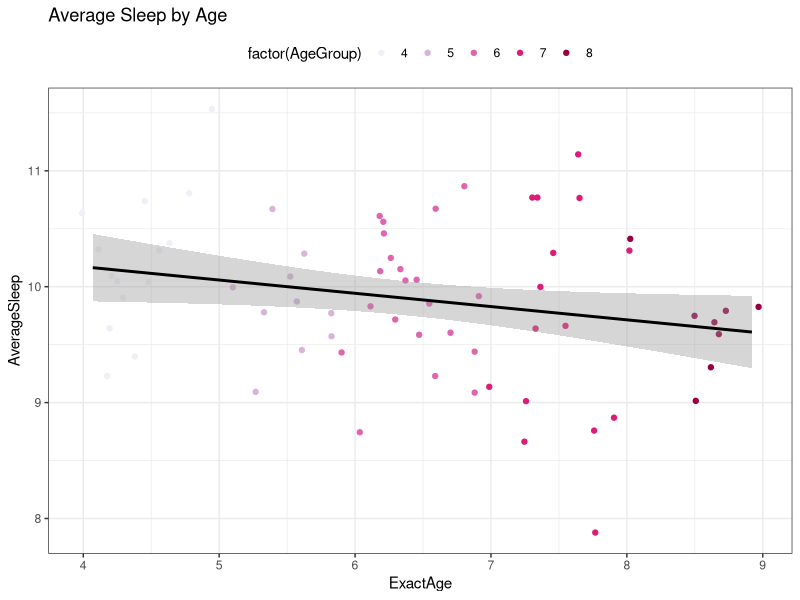
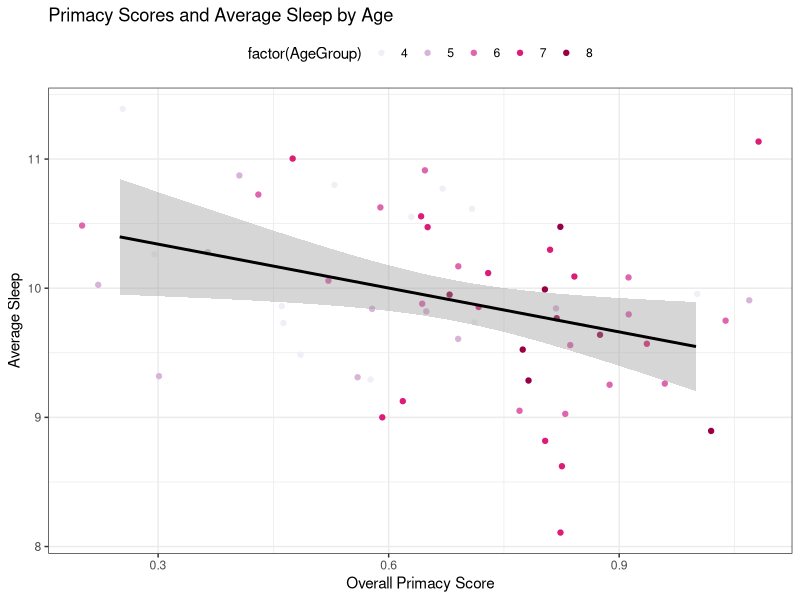
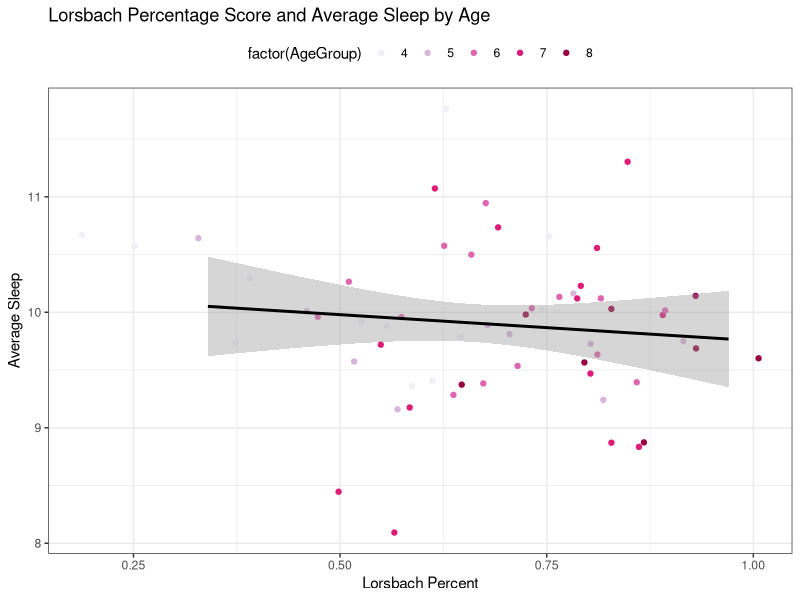
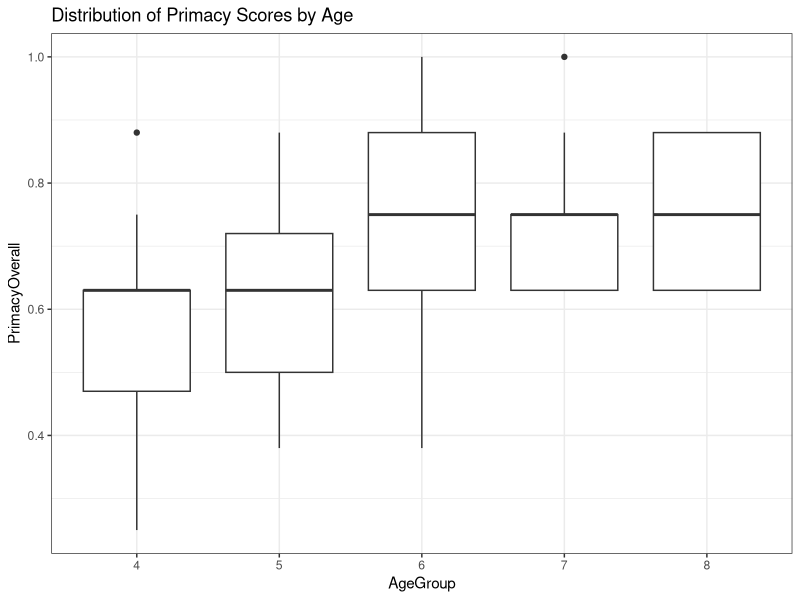
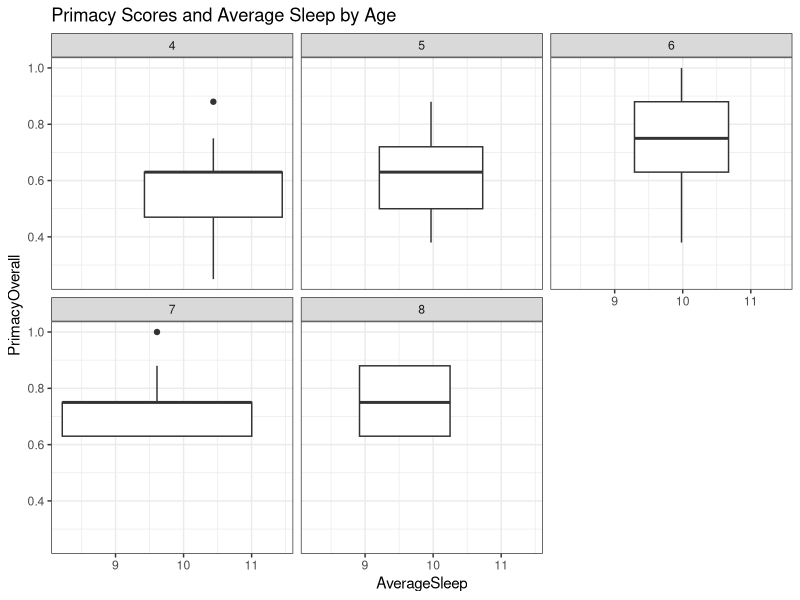
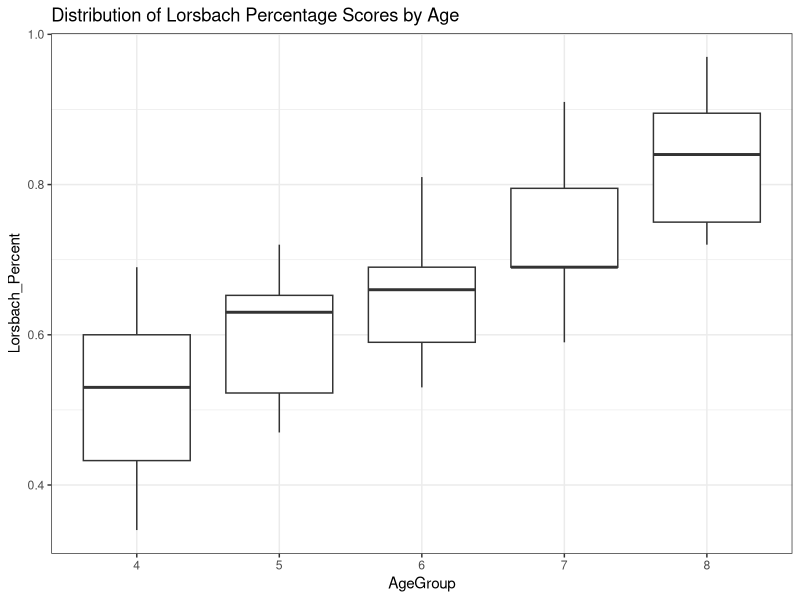
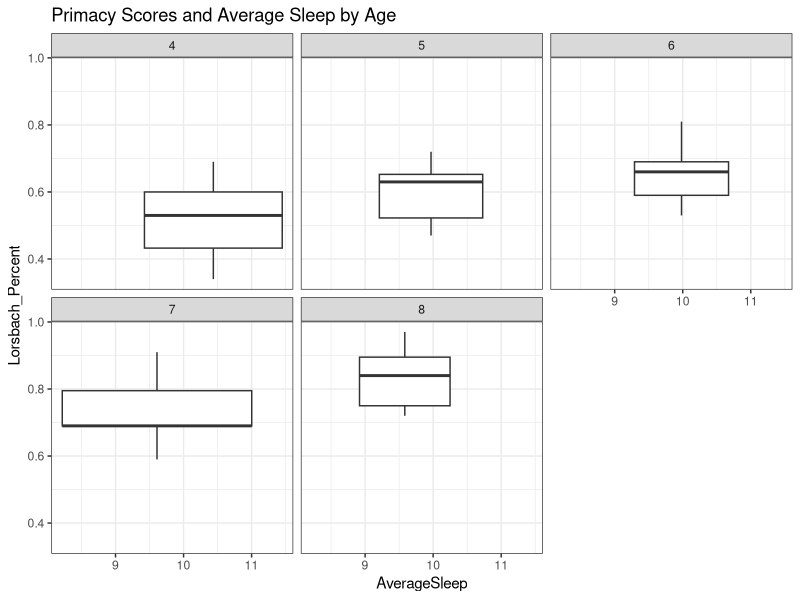

Recreate these plots in R, in order.
## ---- chunk 1
HMNdata <- read.csv("KelseyData.csv", header=T, na.strings = c("NA", "9/9/99", "0:00", "#NULL!"))
## ---- chunk 2
clean.hmn <- function(HMNdata=HMNdata) {
  library(reshape2)
  HMNdata<-data.frame(HMNdata$Subject_ID, HMNdata$ExactAgeCalc, HMNdata$AgeGroup, HMNdata$All_Primacy, HMNdata$Hours_Sleep_LN, HMNdata$Hours_Sleep_1, HMNdata$Hours_Sleep_2, HMNdata$Hours_Sleep_3, HMNdata$Hours_Sleep_4, HMNdata$Hours_Sleep_5, HMNdata$Hours_Sleep_6, HMNdata$Hours_Sleep_7, HMNdata$Hours_Sleep_8, HMNdata$Hours_Sleep_9, HMNdata$Lorsbach_Percent, HMNdata$SM_FactRecallPercent, HMNdata$SM_FactRecogPercent, HMNdata$CMS_Scaled_Imm, HMNdata$CMS_Scaled_Delay, HMNdata$CMS_Scaled_DelRec)
  newnames<-c("Subject_ID", "ExactAge", "AgeGroup", "PrimacyOverall", "SleepDuration_LN", "SleepDuration_N1", "SleepDuration_N2", "SleepDuration_N3","SleepDuration_N4", "SleepDuration_N5", "SleepDuration_N6", "SleepDuration_N7", "SleepDuration_N8", "SleepDuration_N9", "Lorsbach_Percent", "SourceMem_Recall", "SourceMem_Recog", "Story_Imm", "Story_Delay", "Story_Week" )
colnames(HMNdata)<-newnames
 cleaneddata<-(subset( HMNdata[!is.na(HMNdata$SleepDuration_LN),]))
  cleaneddata<-melt(cleaneddata, measure.vars = c("SleepDuration_LN", "SleepDuration_N1", "SleepDuration_N2","SleepDuration_N3", "SleepDuration_N4", "SleepDuration_N5", "SleepDuration_N6","SleepDuration_N7", "SleepDuration_N8", "SleepDuration_N9"), variable.name = "Night", value.name ="SleepPerNight", na.rm=T) 
  newlevels<-c("LastNight", "Night1", "Night2", "Night3", "Night4", "Night5", "Night6", "Night7", "Night8", "Night9")
levels(cleaneddata$Night)<-newlevels
  cleaneddata$AgeGroup <- as.factor(cleaneddata$AgeGroup)
 cleaneddata<- dcast(cleaneddata, Subject_ID +   ExactAge + PrimacyOverall + Lorsbach_Percent + SourceMem_Recall+ SourceMem_Recog + Story_Imm +      Story_Delay +   Story_Week  +AgeGroup  ~ ., value.var = "SleepPerNight", fun.aggregate = mean, na.rm = TRUE)
colnames(cleaneddata)[11]<-"AverageSleep"
cleaneddata$AverageSleep<-as.numeric(cleaneddata$AverageSleep)
   cleaneddata
}
## ---- chunk 3
HMNclean<-clean.hmn(HMNdata)
## ---- chunk 4
sleepdata <- read.csv("sleep.csv", header=T, na.strings = c("NA", "9/9/99", "0:00", "#NULL!"))

sleep.subset<-data.frame(sleepdata$Subject_ID, sleepdata$Subscale_1_Bedtime_Resistance,sleepdata$Subscale_2_Sleep_Onset_Delay, sleepdata$Subscale_3_Sleep_Duration, sleepdata$Subscale_4_Sleep_Anxiety, sleepdata$Subscale_5_Night_Wakings, sleepdata$Subscale_6_Parasomnias, sleepdata$Subscale_7_Sleep_Disordered_Breathing, sleepdata$Subscale_8_Daytime_Sleepiness, sleepdata$Total_Sleep_Disturbance_Score)

newnamessleep<-c("Subject_ID", "Bedtime_Resistance", "Sleep_Onset_Delay", "Sleep_Duration", "Sleep_Anxiety", "Night_Wakings", "Parasomnias", "Sleep_Disordered_Breathing","Daytime_Sleepiness", "Total_Sleep_Disturbance")
colnames(sleep.subset)<-newnamessleep
colnames(sleep.subset)

mydata <- merge(HMNclean, sleep.subset, by=c("Subject_ID"))
## ---- chunk 5
pairwise.t.test(mydata$Lorsbach_Percent, mydata$AgeGroup)
#There are significant differences on Lorsbach scores betweem 4 and 6 year olds (p=.0023), 4 and 5 year olds (p=.0001), 4 and 8 year olds (p=.0001), 5 and 7 year olds (p=.0001), 5 and 8 year olds (p=.0001), 6 and 8 year olds (p=.0003), and 7 and 8 year olds (p=.0378).

pairwise.t.test(mydata$PrimacyOverall, mydata$AgeGroup)
#The only significnant difference in scores on the Primacy Recency task are between age groups is between the scores of 4 year olds and 7 year olds.
sum(mydata$AgeGroup==8) #8
sum(mydata$AgeGroup==7) #15
sum(mydata$AgeGroup==6)#21
sum(mydata$AgeGroup==5)#10
sum(mydata$AgeGroup==4)#14

#unequal n's is an issue due to having incomplete data


sleepquants<-as.numeric(quantile(mydata$Total_Sleep_Disturbance, na.rm=T))
sleepquants #high score is worse here, issue with the data however that there are not enough subjects to draw meaningful conclusions.

fours<-subset(mydata[mydata$AgeGroup==4,])
sixes<-subset(mydata[mydata$AgeGroup==6,])


t.test(fours$PrimacyOverall[fours$Total_Sleep_Disturbance<=39], fours$PrimacyOverall[fours$Total_Sleep_Disturbance>39])
#No significant difference between four year olds above and below the mean level of sleep disturbance scores on Primacy Recency tasks. 
t.test(sixes$PrimacyOverall[sixes$Total_Sleep_Disturbance<=39], sixes$PrimacyOverall[sixes$Total_Sleep_Disturbance>39])

#No significant difference between six year olds above and below the mean level of sleep disturbance scores on Primacy Recency tasks.

t.test(mydata$PrimacyOverall[mydata$Total_Sleep_Disturbance<=39], mydata$PrimacyOverall[mydata$Total_Sleep_Disturbance>39])
#No significant difference between across all ages above and below the mean level of sleep disturbance scores on Primacy Recency tasks. 
###

t.test(sixes$Lorsbach_Percent[fours$Total_Sleep_Disturbance<=39], fours$Lorsbach_Percent[fours$Total_Sleep_Disturbance>39])
#Approaching a significant difference between across four year olds above and below the mean level of sleep disturbance scores on the Lorsbach Task. 
t.test(sixes$Lorsbach_Percent[sixes$Total_Sleep_Disturbance<=39], sixes$Lorsbach_Percent[sixes$Total_Sleep_Disturbance>39])
# No significant difference between across four year olds above and below the mean level of sleep disturbance scores on the Lorsbach Task. 

t.test(mydata$Lorsbach_Percent[mydata$Total_Sleep_Disturbance<=39], mydata$Lorsbach_Percent[mydata$Total_Sleep_Disturbance>39])
#No significant difference between across all ages above and below the mean level of sleep disturbance scores on the Lorsbach Task. 
###

sleepissues<-subset(mydata[mydata$Total_Sleep_Disturbance>=41,])
length(sleepissues$Subject_ID)
 

#issue with the scale and validity of the measure as according to the outlines set by the CHSQ 38 of the 68 subjects included in the analysis would be in the score range for a pediatric sleep disorder
## ---- chunk 6
PrimacyReg <- lm(PrimacyOverall ~ Total_Sleep_Disturbance + AverageSleep + AgeGroup, data=mydata)
summary(PrimacyReg ) # average sleep approaching significance

PrimacySleep <- glm(PrimacyOverall ~ AverageSleep, data=mydata)
summary(PrimacySleep ) # average sleep sig without age groups. 


LorsbachReg <- lm(Lorsbach_Percent ~ Total_Sleep_Disturbance + AverageSleep + AgeGroup, data=mydata)
summary(LorsbachReg) #age but not sleep significant

LorsbachReg <- lm(Lorsbach_Percent ~ Total_Sleep_Disturbance + AverageSleep + AgeGroup, data=mydata)
summary(LorsbachReg)
# 4, 6, 7, 8, age differences significant 

Allsleepreg<-lm(Lorsbach_Percent ~ Bedtime_Resistance + Sleep_Onset_Delay+ Sleep_Anxiety + Night_Wakings + Parasomnias +Sleep_Disordered_Breathing + Daytime_Sleepiness + Sleep_Duration+ Total_Sleep_Disturbance, data=mydata)
summary(Allsleepreg) #nothing significant, not surpised after finding and article that failed to correlate CSHQ to PSG
## ---- chunk 7
#full data set
HMN2<- read.csv("KelseyData.csv", header=T, na.strings = c("NA", "9/9/99", "0:00", "#NULL!"))

fulldata<- merge(HMN2, sleep.subset, by=c("Subject_ID"))

nights<-cbind( fulldata$Hours_Sleep_1,fulldata$Hours_Sleep_2,fulldata$Hours_Sleep_3+fulldata$Hours_Sleep_4,fulldata$Hours_Sleep_5,fulldata$Hours_Sleep_6,fulldata$Hours_Sleep_7,fulldata$Hours_Sleep_8,fulldata$Hours_Sleep_9)
fulldata$AverageSleep<-rowMeans(nights, na.rm=T)

LorsbachFull <- lm(Lorsbach_Percent ~  Total_Sleep_Disturbance+AverageSleep, data=fulldata)
summary(LorsbachFull)


PrimacyFull <- lm(All_Primacy ~  AverageSleep, data=fulldata)
summary(PrimacyFull)
#Sleep is signficant in predicting primacy scores.
## ---- chunk 8
library(ggplot2)

agesleep<-ggplot(mydata, aes(y=AverageSleep, x=ExactAge)) + geom_point(aes(color = factor(AgeGroup)), position = position_jitter(height = .2, width = .2))+theme_bw()+ scale_color_brewer(palette = "PuRd")+ theme(legend.position = "top")+geom_smooth(method="glm", data=mydata, color="black")+labs(title="Average Sleep by Age")
agesleep


PrimacyPlot<-ggplot(mydata, aes(y=AverageSleep, x=PrimacyOverall)) + geom_point(aes(color = factor(AgeGroup)), position = position_jitter(height = .2, width = .2))+theme_bw()+ scale_color_brewer(palette = "PuRd")+ theme(legend.position = "top")+ ylab("Average Sleep") + xlab("Overall Primacy Score")+geom_smooth(method="glm", data=mydata, color="black")+labs(title="Primacy Scores and Average Sleep by Age")
PrimacyPlot

LorsbachPlot<-ggplot(mydata, aes(y=AverageSleep, x=Lorsbach_Percent)) + geom_point(aes(color = factor(AgeGroup)), position = position_jitter(height = .2, width = .2))+theme_bw()+ scale_color_brewer(palette = "PuRd")+ theme(legend.position = "top")+ ylab("Average Sleep") + xlab("Lorsbach Percent")+geom_smooth(method="glm", data=mydata, color="black")+labs(title="Lorsbach Percentage Score and Average Sleep by Age")
LorsbachPlot

PrimacyAgeBox<-ggplot(mydata, aes(x=AgeGroup, y=PrimacyOverall)) + geom_boxplot() +theme_bw()+labs(title="Distribution of Primacy Scores by Age")
PrimacyAgeBox

PrimacySleepBox<-ggplot(mydata, aes(x=AverageSleep, y=PrimacyOverall)) + geom_boxplot()+facet_wrap(~AgeGroup)+theme_bw()+labs(title="Primacy Scores and Average Sleep by Age")
PrimacySleepBox

LorsAgeBox<-ggplot(mydata, aes(x=AgeGroup, y=Lorsbach_Percent)) + geom_boxplot()+theme_bw()+labs(title="Distribution of Lorsbach Percentage Scores by Age")
LorsAgeBox

LorsSleepBox<-ggplot(mydata, aes(x=AverageSleep, y=Lorsbach_Percent)) + geom_boxplot()+facet_wrap(~AgeGroup)+theme_bw()+labs(title="Primacy Scores and Average Sleep by Age")
LorsSleepBox

